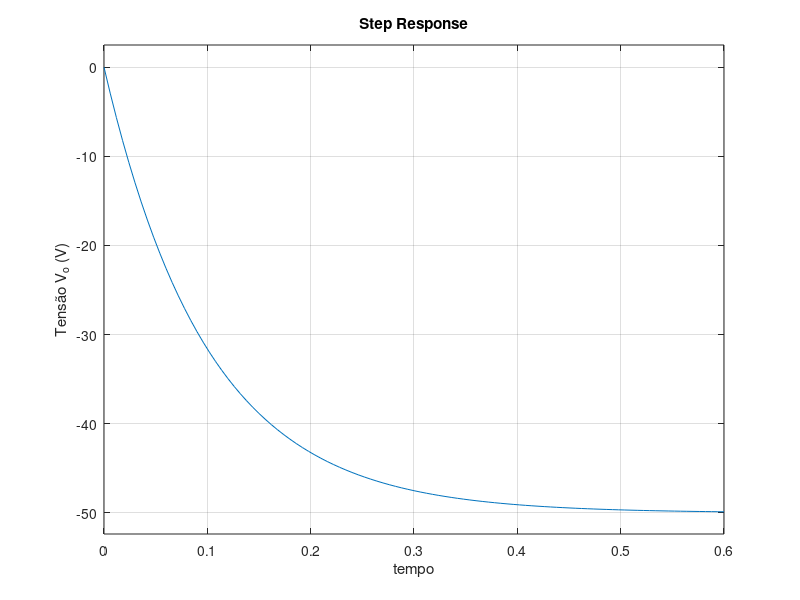
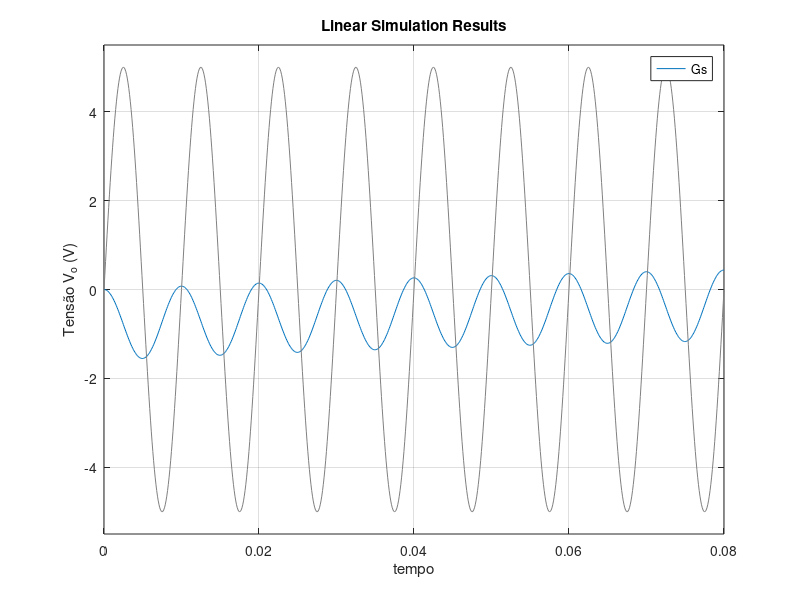
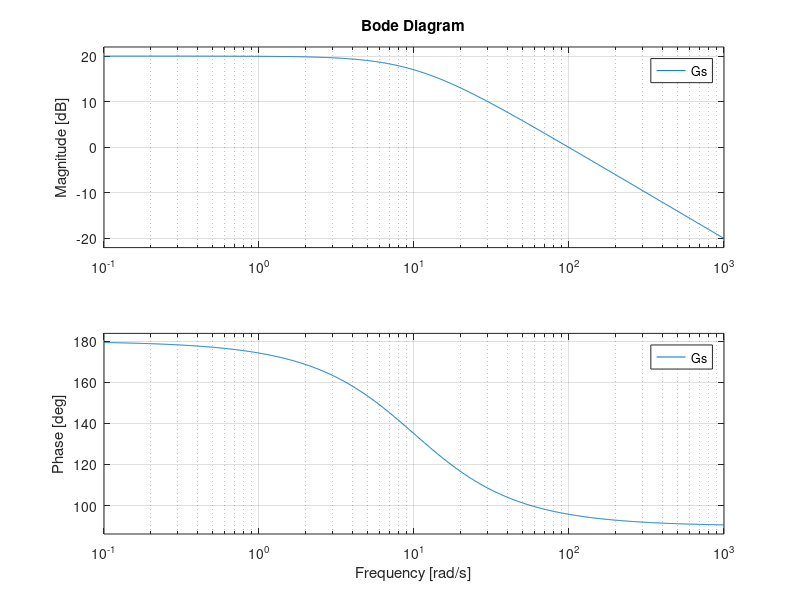

Recreate these plots in MATLAB, in order.
%% Simulação do Filtro ativo usando Amp. Op. (Aula 04) 
% Funções utilizadas (veja documentação): 
%  -> close: fechar figuras abertas
%  -> tf: função para criar funções de transferência
%  -> step: obter a resposta ao degrau de um sistema
%  -> lsim: Simula um sistema linear para uma entrada u definida (vetor)
%  -> bode: resposta em frequência de um sistema
%  -> figure: abrir (nova) figura
%  -> plot: traçar um gráfico 2D
%  -> xlabel: texto do eixo X (abscissa)
%  -> ylabel: texto do eixo Y (ordenada)
close all;
% Dados numéricos
R1 = 1000; % Resistência 1 [Ohm]
R2 = 10000; % Resistência 2 [Ohm]
C = 10e-6; % Capacitância [Farad]
% Modelo do filtro ativo (inversor)
%  -> G(s) = -(R_2/R_1)/(R_1Cs+1) 
s = tf('s'); % variável de Laplace
Gs = -(R2/R1)/(R2*C*s + 1); % Função de transferência
figure,  step(5*Gs); % Resposta da tensão de saida para uma entrada constante de 5V
xlabel('tempo'),ylabel('Tensão V_o (V)'),
t=0:0.0001:0.08; % vetor de tempo para análise [s]
f = 100; % Frequência da senoide de entrada [Hz]
A = 5; % Amplitude da onda senoidal
u = 5*sin(2*pi*f*t); % Entrada senoidal [V]
figure,  lsim(Gs,u,t); % Resposta do fintro para a entrada senoidal criada
xlabel('tempo'),ylabel('Tensão V_o (V)'),
figure, bode(Gs); % Resposta em frequência do filtro